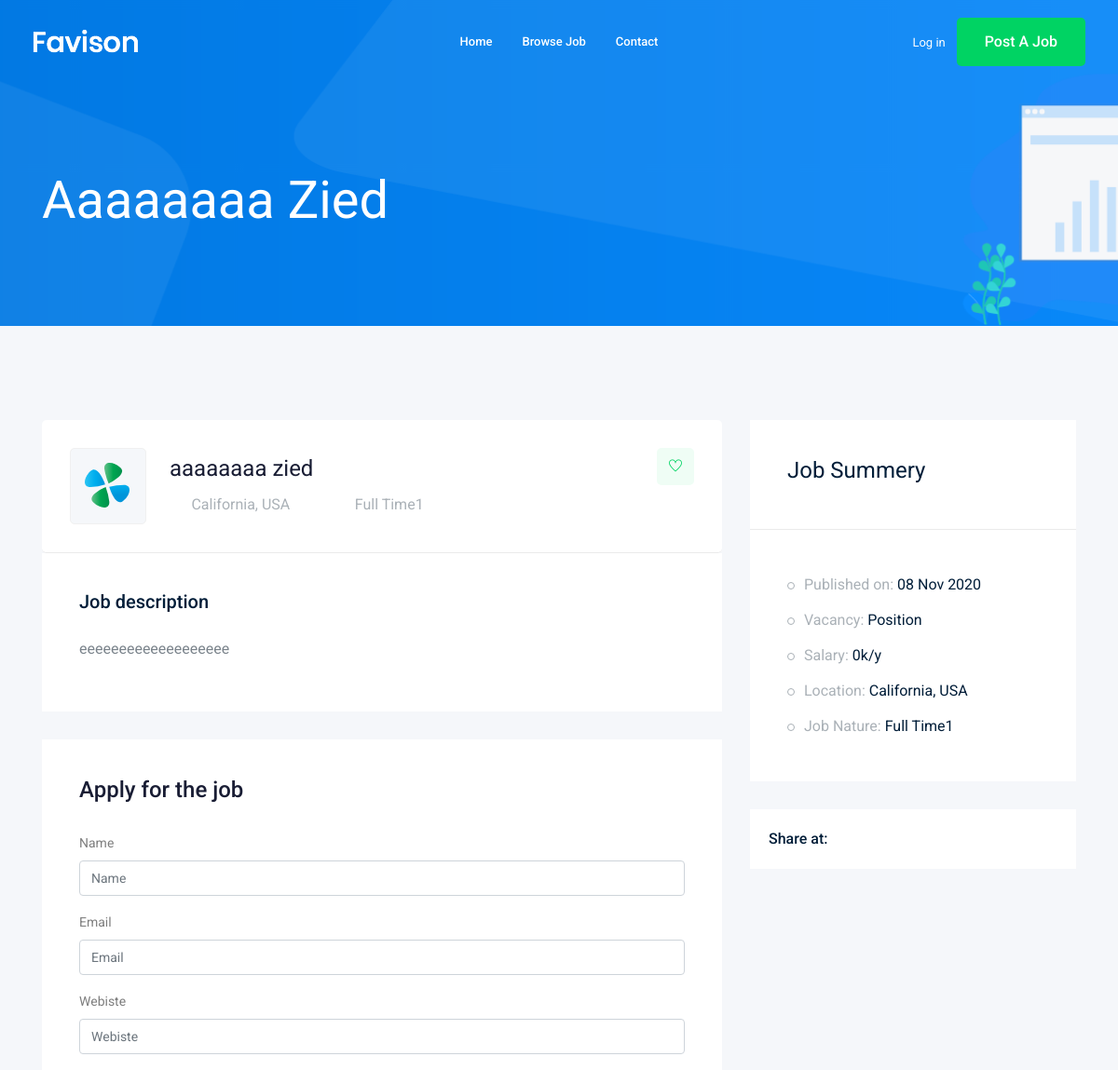
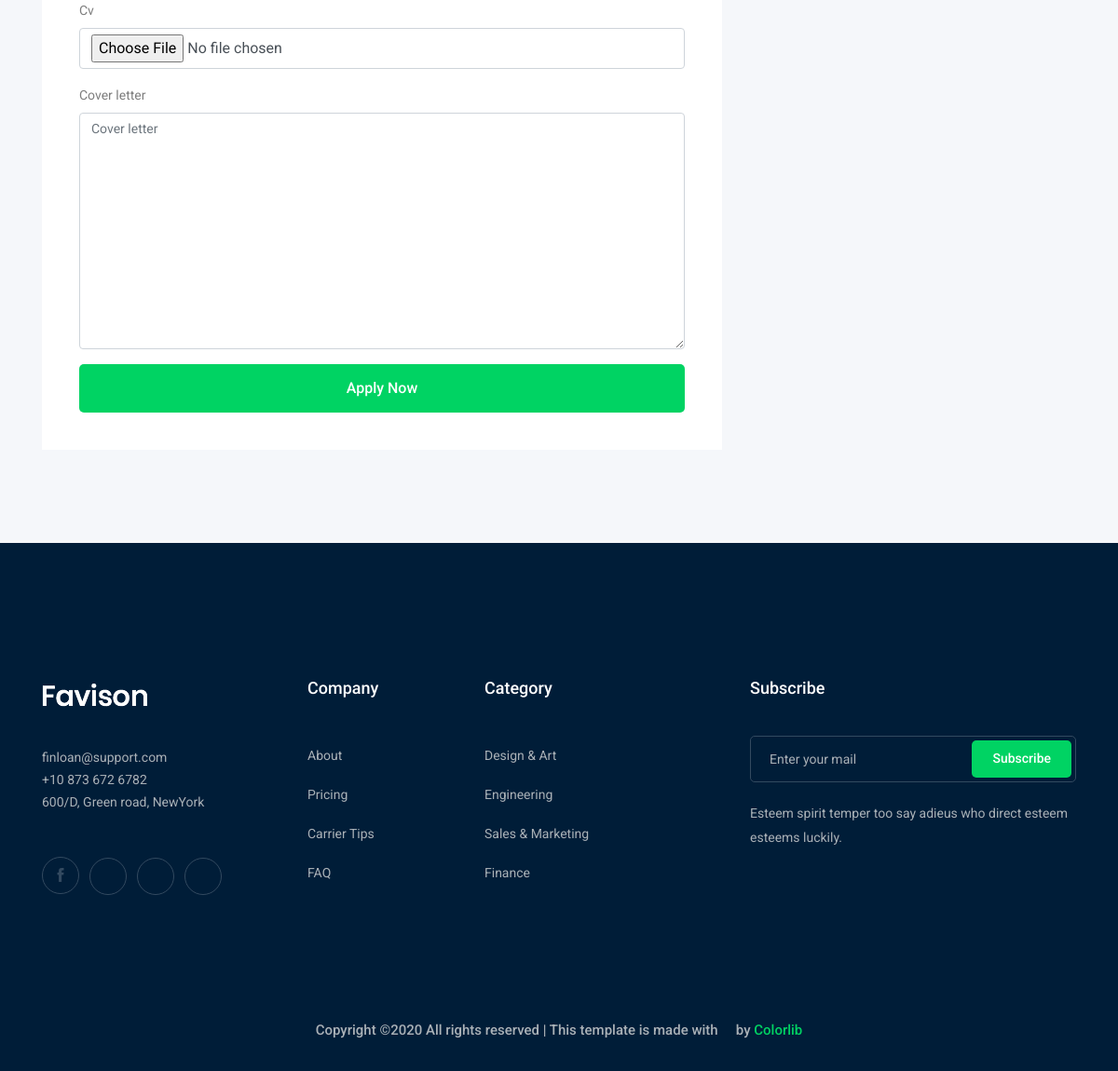
The app's page /jobs/aaaaaaaa-zied with its own data (2 pictures, top to bottom).
### job/models.py (models this page shows, shortened)
class job (models.Model) :
    titre = models.CharField(max_length=30)
    owner = models.ForeignKey(User, related_name='job_owner', on_delete=models.CASCADE)
    job_type = models.CharField(max_length=22, choices=Job_Type)
    description = models.TextField(max_length=10000)
    published_at = models.DateTimeField(auto_now=True)
    vacancy = models.IntegerField(default=1)
    salary = models.IntegerField(default=0)
    experience = models.IntegerField(default=1)
    category = models.ForeignKey('Category',on_delete=models.CASCADE)
    image = models.ImageField(upload_to=image_upload)
    slug = models.SlugField(blank=True, null=True)
    def __str__(self):
        return self.titre

### job/views.py (the view)
# urls.py: path('<str:slug>', views.job_detail,name='job_detail'),
def job_detail (request, slug):
    job_detail = job.objects.get(slug= slug)
    if request.method =='POST':
        form =ApplyForm(request.POST , request.FILES)
        if form.is_valid():
            myform = form.save(commit=False)
            myform.job = job_detail
            myform.save()
    else:
        form = ApplyForm()
    context = {'job': job_detail,'form1':form }
    return render(request,'job/job_detail.html',context)

### job/form.py
class ApplyForm(forms.ModelForm):
    class Meta:
        model = Apply
        fields = ['name','email','webiste','cv','cover_letter',]

### job/templates/job/job_detail.html (shortened to what this page needs)
{% extends 'base.html' %}
        {% load bootstrap4 %}
       {% block body %}
 <div class="bradcam_area bradcam_bg_1">
        <div class="container">
            <div class="row">
                <div class="col-xl-12">
                    <div class="bradcam_text">
                        <h3>{{job}}</h3>
                    </div>
                </div>
            </div>
        </div>
    </div>
    <div class="job_details_area">
        <div class="container">
            <div class="row">
                <div class="col-lg-8">
                    <div class="job_details_header">
                        <div class="single_jobs white-bg d-flex justify-content-between">
                            <div class="jobs_left d-flex align-items-center">
                                <div class="thumb">
                                    <img src="img/svg_icon/1.svg" alt="">
                                </div>
                                <div class="jobs_conetent">
                                    <a href="#"><h4>{{job}}</h4></a>
                                    <div class="links_locat d-flex align-items-center">
                                        <div class="location">
                                            <p> <i class="fa fa-map-marker"></i> California, USA</p>
                                        </div>
                                        <div class="location">
                                            <p> <i class="fa fa-clock-o"></i>{{job.job_type}}</p>
                                        </div>
                                    </div>
                                </div>
                            </div>
                            <div class="jobs_right">
                                <div class="apply_now">
                                    <a class="heart_mark" href="#"> <i class="ti-heart"></i> </a>
                                </div>
                            </div>
                        </div>
                    </div>
                    <div class="descript_wrap white-bg">
                        <div class="single_wrap">
                            <h4>Job description</h4>
                            <p>{{job.description}}</p>
                        </div>
                    </div>
                    <div class="apply_job_form white-bg">
                        <h4>Apply for the job</h4>
                        <form method="POST" enctype="multipart/form-data">
                            {% bootstrap_form form1 %}
                            {% buttons %}
                                <button class="boxed-btn3 w-100" type="submit">Apply Now</button>
                            {% endbuttons %}
                        </form>
                    </div>
                </div>
                <div class="col-lg-4">
                    <div class="job_sumary">
                        <div class="summery_header">
                            <h3>Job Summery</h3>
                        </div>
                        <div class="job_content">
                            <ul>
                                <li>Published on: <span>{{job.published_at|date:'d M o'}}</span></li>
                                <li>Vacancy: <span>{{job.Vacancy}} Position</span></li>
                                <li>Salary: <span>{{job.salary}}k/y</span></li>
                                <li>Location: <span>California, USA</span></li>
                                <li>Job Nature: <span> {{job.job_type}}</span></li>
                            </ul>
                        </div>
                    </div>
                    <div class="share_wrap d-flex">
                        <span>Share at:</span>
                        <ul>
                            <li><a href="#"> <i class="fa fa-facebook"></i></a> </li>
                            <li><a href="#"> <i class="fa fa-google-plus"></i></a> </li>
                            <li><a href="#"> <i class="fa fa-twitter"></i></a> </li>
                            <li><a href="#"> <i class="fa fa-envelope"></i></a> </li>
                        </ul>
                    </div>
                    <div class="job_location_wrap">
                        <div class="job_lok_inner">
                            <div id="map" style="height: 200px;"></div>
                          </div>
                    </div>
                </div>
            </div>
        </div>
    </div>
   {% endblock body %}

### records on screen
job: titre "Aaaaaaaa Zied", titre "aaaaaaaa zied", job_type "Full Time1", description "eeeeeeeeeeeeeeeeeee", published_at "08 Nov 2020", salary "0"
